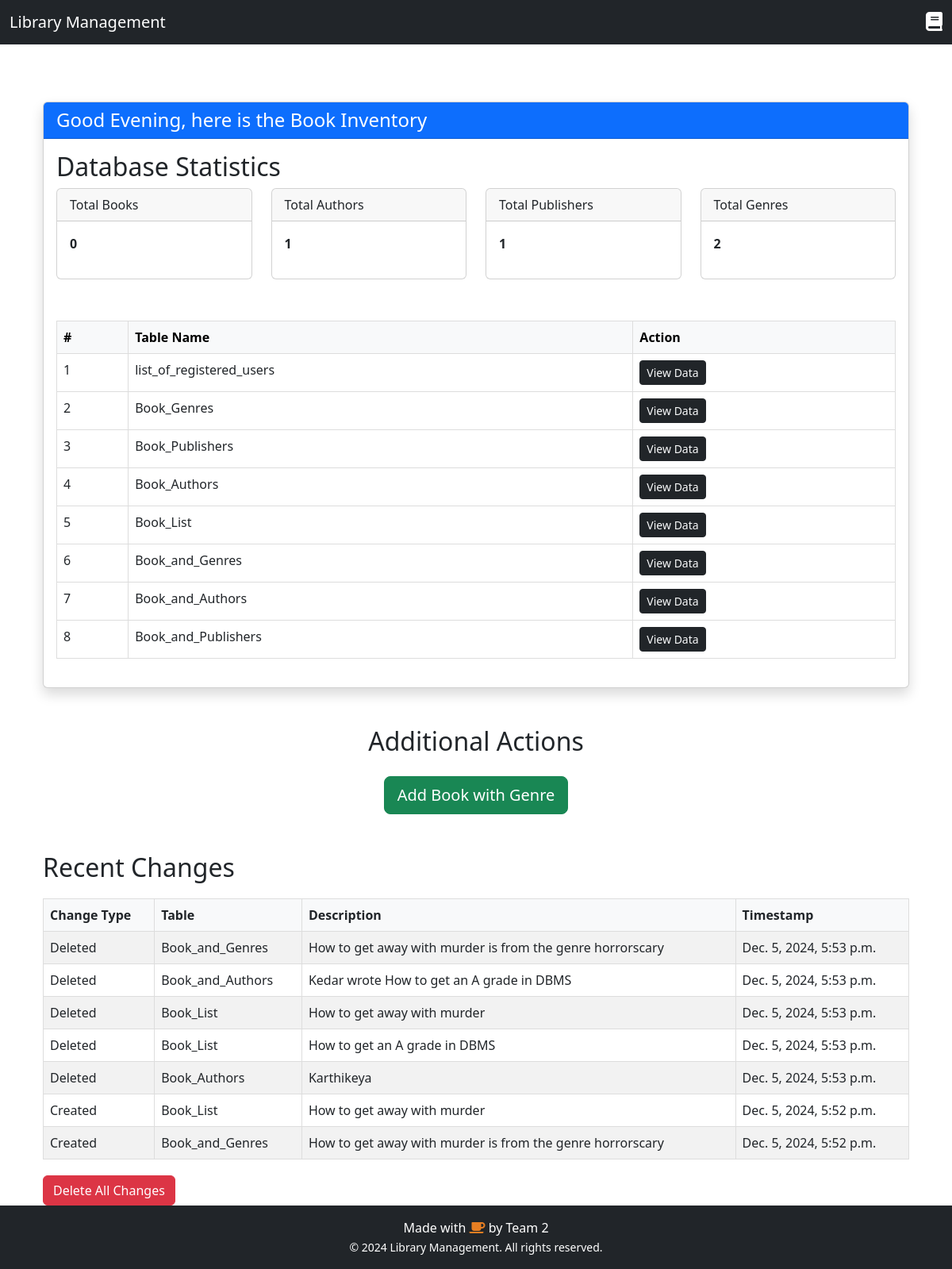
The page / on the database its author committed.
### backendapp/models.py (models this page shows, shortened)
class ChangeLog(models.Model):
    table_name = models.CharField(max_length=100)  # Table name where change occurred
    change_type = models.CharField(max_length=50)  # e.g., "Created", "Updated", "Deleted"
    description = models.TextField()  # Details about the change
    timestamp = models.DateTimeField(auto_now_add=True)  # When the change occurred

### backendapp/views.py (the view)
# urls.py: path('', views.list_tables, name='list_tables'),
def list_tables(request):
    tableslist = [
        {'name': 'list_of_registered_users'},
        {'name': 'Book_Genres'},
        {'name': 'Book_Publishers'},
        {'name': 'Book_Authors'},
        {'name': 'Book_List'},
        {'name': 'Book_and_Genres'},
        {'name': 'Book_and_Authors'},
        {'name': 'Book_and_Publishers'},
    ]
    recent_changes = ChangeLog.objects.order_by('-timestamp')[:7]
    book_count = Book_List.objects.count()
    author_count = Book_Authors.objects.count()
    publisher_count = Book_Publishers.objects.count()
    genre_count = Book_Genres.objects.count()
    if request.method == "POST" and 'delete_changes' in request.POST:
        ChangeLog.objects.all().delete()
        return redirect('list_tables')  # Redirect to refresh the page
    return render(request, 'list_tables.html',
                  {'tables': tableslist,
                   'recent_changes': recent_changes,
                    'book_count': book_count,
                    'author_count': author_count,
                    'publisher_count': publisher_count,
                    'genre_count': genre_count,
})

### backendapp/templates/list_tables.html (shortened to what this page needs)
{% extends "base.html" %}
{% load tz %}
{% block content %}
<div class="container mt-5">
    <div class="card shadow">
        <div class="card-header bg-primary text-white">
            <h4 class="mb-0">Good Evening, here is the Book Inventory</h4>
        </div>
        <div class="card-body">
            <h2>Database Statistics</h2>
            <div class="row">
                <div class="col-md-3">
                    <div class="card">
                        <div class="card-header">
                            Total Books
                        </div>
                        <div class="card-body">
                            <p><strong>{{ book_count }}</strong></p>
                        </div>
                    </div>
                </div>
                <div class="col-md-3">
                    <div class="card">
                        <div class="card-header">
                            Total Authors
                        </div>
                        <div class="card-body">
                            <p><strong>{{ author_count }}</strong></p>
                        </div>
                    </div>
                </div>
                <div class="col-md-3">
                    <div class="card">
                        <div class="card-header">
                            Total Publishers
                        </div>
                        <div class="card-body">
                            <p><strong>{{ publisher_count }}</strong></p>
                        </div>
                    </div>
                </div>
                <div class="col-md-3">
                    <div class="card">
                        <div class="card-header">
                            Total Genres
                        </div>
                        <div class="card-body">
                            <p><strong>{{ genre_count }}</strong></p>
                        </div>
                    </div>
                </div>
            </div>
        </div>
        <div class="card-body">
            <table class="table table-bordered table-hover">
                <thead class="table-light">
                    <tr>
                        <th>#</th>
                        <th>Table Name</th>
                        <th>Action</th>
                    </tr>
                </thead>
                <tbody>
                    {% for table in tables %}
                    <tr>
                        <td>{{ forloop.counter }}</td>
                        <td>{{ table.name }}</td>
                        <td>
                            <a href="{% url 'view_table' table.name %}" class="btn btn-dark btn-sm text-light">
                                View Data
                            </a>
                        </td>
                    </tr>
                    {% empty %}
                    <tr>
                        <td colspan="3" class="text-center text-muted">No tables available.</td>
                    </tr>
                    {% endfor %}
                </tbody>
            </table>
        </div>
    </div>
    <div class="mt-5 text-center">
        <h2>Additional Actions</h2>
        <a href="{% url 'add_book' %}" class="btn btn-success btn-lg mt-3">
            Add Book with Genre
        </a>
    </div>
    <br><br>
    {% if recent_changes %}
    <h2>Recent Changes</h2>
    <form method="post">
        <table class="table table-striped">
            <thead>
                <tr>
                    <th>Change Type</th>
                    <th>Table</th>
                    <th>Description</th>
                    <th>Timestamp</th>
                </tr>
            </thead>
            <tbody>
                {% for change in recent_changes %}
                <tr>
                    <td>{{ change.change_type }}</td>
                    <td>{{ change.table_name }}</td>
                    <td>{{ change.description }}</td>
                    <td>{{ change.timestamp|localtime }}</td>
                </tr>
                {% endfor %}
            </tbody>
        </table>
        <button type="submit" name="delete_changes" class="btn btn-danger">Delete All Changes</button>
    </form>
    {% endif %}
</div>
{% endblock %}

### backendapp/templates/base.html (shortened to what this page needs)
<!DOCTYPE html>
<html lang="en">
<head>
    <link href="https://cdnjs.cloudflare.com/ajax/libs/select2/4.0.13/css/select2.min.css" rel="stylesheet" />
    <link href="https://cdn.jsdelivr.net/npm/bootstrap@5.3.0/dist/css/bootstrap.min.css" rel="stylesheet">
    <link href="https://cdnjs.cloudflare.com/ajax/libs/font-awesome/6.0.0-beta3/css/all.min.css" rel="stylesheet">
</head>
<body class="d-flex flex-column" style="min-height: 100vh;">
    <nav class="navbar navbar-expand-lg navbar-dark bg-dark">
        <div class="container-fluid">
            <a class="navbar-brand" href="/">Library Management</a>
             <a href="#" class="ms-auto text-white">
                <i class="fas fa-book" style="font-size: 24px;"></i>
            </a>
        </div>
    </nav>
    <div class="container mt-4 flex-grow-1">
        {% block content %}
        {% endblock %}
    </div>
    <footer class="bg-dark text-white py-3 mt-auto">
        <div class="container text-center">
            <p class="mb-0">
                <span>Made with <i class="fas fa-coffee" style="color: #e67e22;"></i> by Team 2</span>
            </p>
            <p class="mb-0">
                <small>&copy; 2024 Library Management. All rights reserved.</small>
            </p>
        </div>
    </footer>
</body>
</html>

### backendapp/templates/base.html (style rules this page uses)
.table { width: 100%; margin: 20px 0; border-collapse: collapse; }
.table th, .table td { border: 1px solid #ddd; padding: 8px; }
.table th { background-color: #f8f9fa; font-weight: bold; text-align: left; }

### rows shown on the page
ChangeLog: change_type "Deleted", table_name "Book_and_Genres", description "How to get away with murder is from the genre horrorscary", timestamp "Dec. 5, 2024, 5:53 p.m."
ChangeLog: change_type "Deleted", table_name "Book_and_Authors", description "Kedar wrote How to get an A grade in DBMS", timestamp "Dec. 5, 2024, 5:53 p.m."
ChangeLog: change_type "Deleted", table_name "Book_List", description "How to get away with murder", timestamp "Dec. 5, 2024, 5:53 p.m."
ChangeLog: change_type "Deleted", table_name "Book_List", description "How to get an A grade in DBMS", timestamp "Dec. 5, 2024, 5:53 p.m."
ChangeLog: change_type "Deleted", table_name "Book_Authors", description "Karthikeya", timestamp "Dec. 5, 2024, 5:53 p.m."
ChangeLog: change_type "Created", table_name "Book_List", description "How to get away with murder", timestamp "Dec. 5, 2024, 5:52 p.m."
ChangeLog: change_type "Created", table_name "Book_and_Genres", description "How to get away with murder is from the genre horrorscary", timestamp "Dec. 5, 2024, 5:52 p.m."

### other values the page prints
{{ book_count }} "0"
{{ author_count }} "1"
{{ publisher_count }} "1"
{{ genre_count }} "2"
{{ table.name }} "list_of_registered_users" "Book_Genres" "Book_Publishers" "Book_Authors" "Book_List" "Book_and_Genres" "Book_and_Authors" "Book_and_Publishers"
